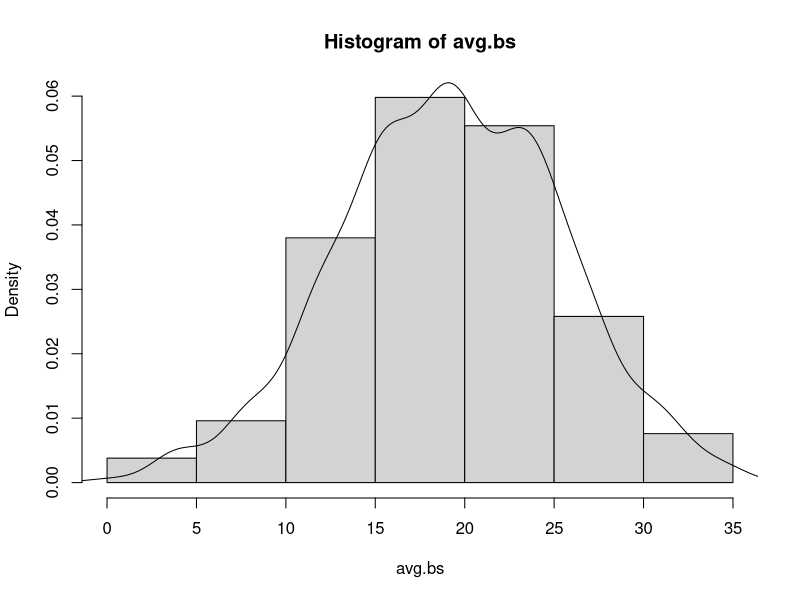
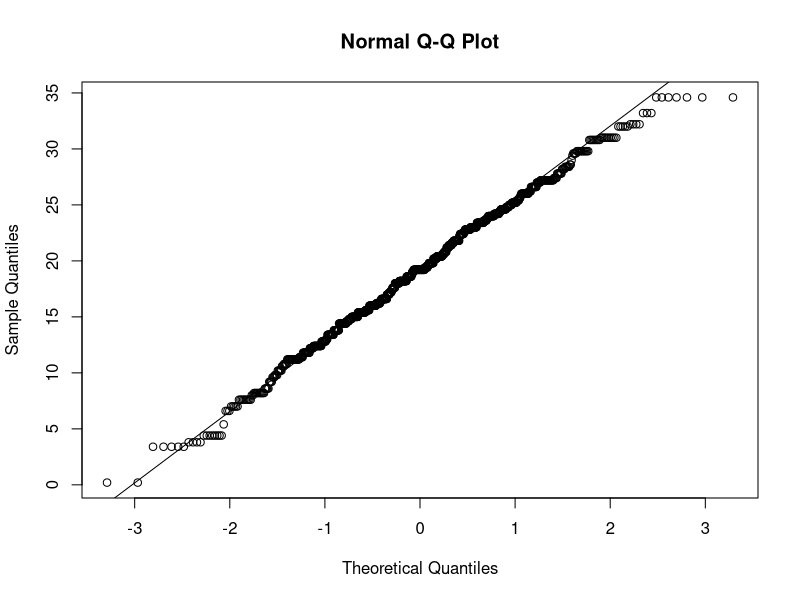
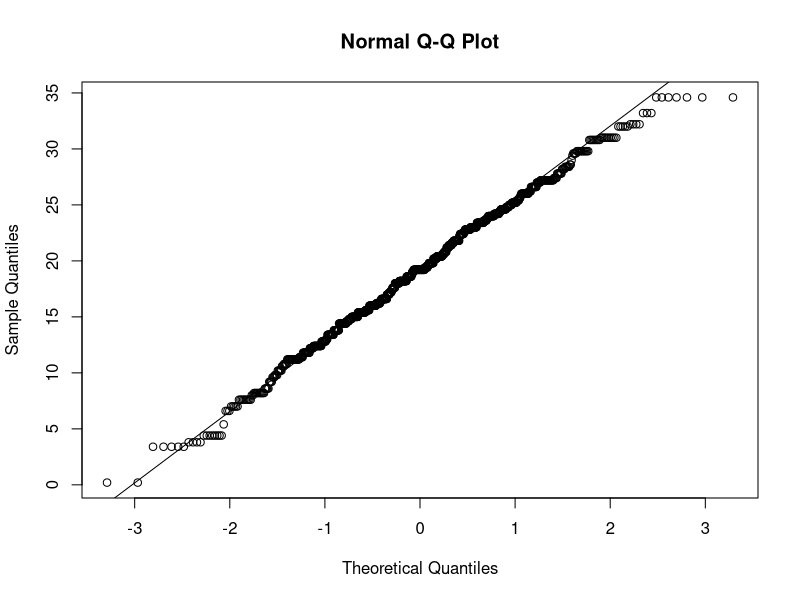

Reproduce these figures in R, in order.
#Set Seed
set.seed(43123)

#Our Fake Data
data <- as.matrix(c(13,31,37,18, -3))
n <-length(data)

#The number of bootstrap resamples
B <- 1000
#A Storage Matrix
avg.bs <- matrix(NA,B,1)

#Example of sample command
sample(data,5,replace=T)
sample(data,5,replace=T)
sample(data,5,replace=T)

#Now Let's do the Resampling
 for(b in 1:B){ 
 #First take a resample
 resample <- sample(data,5,replace=T)
 #Now apply function. Here the mean and store it.
 avg.bs[b,] <- mean(resample)
 drop(resample)
 }
 
#Now Calc Overall Bootstrap Mean
mean.boot <- mean(avg.bs)
#Calc Unadjusted Bootstrap Standard Error
sqd <- (avg.bs - mean.boot)^2
se.boot <- sqrt(sum(sqd)/(B-1))
#Now Sample Size Adjusted Standard Error
se.adj <- sqrt(n/(n-1)) * se.boot


cat("The Classical Estimate of the Mean is:", mean(data),"\n")
cat("The Classical Estimate of the S.E is:", sd(data),"\n")

cat("The Bootstrap Estimate of the Mean is:", mean.boot,"\n")
cat("The Bootstrap Estimate of the S.E is:", se.boot,"\n")
cat("The Sample Size Adj. Bootstrap Estimate of the S.E is:", se.adj,"\n")


#Normal Theory Intervals
ci.normal <- c(mean.boot + 1.96*se.adj, mean.boot - 1.96*se.adj)

cat("Upper and Lower Normal Theory CI:", ci.normal, "\n")

#Check Normality Assumption
hist(avg.bs,probability=T); lines(density(avg.bs))
#These plots need work check hlm notes
qqnorm(avg.bs)
qqline(avg.bs)

#Figure 8.1
qqnorm(avg.bs)
qqline(avg.bs)

#Bootstrap Percentile Confidence Intervals
quantile(avg.bs,c(.025,.975))

#Bias Corrected CIs
library(boot)

durat <- as.data.frame(data)
mean.w <- function(x, w){
           sum(x*w)
           }
           
boot.out <- boot(data=durat, statistic=mean.w, R=1000, stype="w")
boot.ci(boot.out, conf = 0.95, type = "bca")
